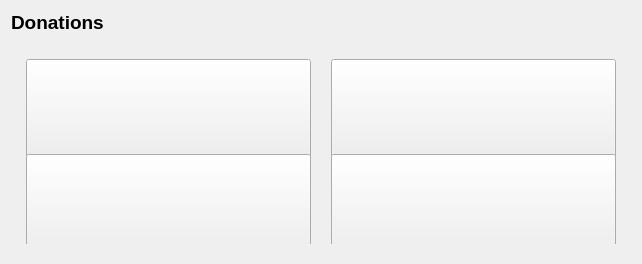
         <widget class="QWidget" name="donations_scrollArea">
          <property name="geometry">
           <rect>
            <x>0</x>
            <y>0</y>
            <width>642</width>
            <height>264</height>
           </rect>
          </property>
          <layout class="QVBoxLayout" name="verticalLayout_30">
           <item>
            <layout class="QHBoxLayout" name="horizontalLayout_20">
             <property name="spacing">
              <number>0</number>
             </property>
             <item>
              <spacer name="horizontalSpacer_31">
               <property name="orientation">
                <enum>Qt::Horizontal</enum>
               </property>
               <property name="sizeType">
                <enum>QSizePolicy::Expanding</enum>
               </property>
               <property name="sizeHint" stdset="0">
                <size>
                 <width>40</width>
                 <height>20</height>
                </size>
               </property>
              </spacer>
             </item>
             <item>
              <layout class="QVBoxLayout" name="container_donations">
               <property name="spacing">
                <number>10</number>
               </property>
               <property name="topMargin">
                <number>0</number>
               </property>
               <item>
                <widget class="QLabel" name="title_donations">
                 <property name="font">
                  <font>
                   <pointsize>14</pointsize>
                   <bold>true</bold>
                  </font>
                 </property>
                 <property name="text">
                  <string>Donations</string>
                 </property>
                </widget>
               </item>
               <item>
                <widget class="QFrame" name="frame_donations">
                 <property name="minimumSize">
                  <size>
                   <width>620</width>
                   <height>200</height>
                  </size>
                 </property>
                 <property name="maximumSize">
                  <size>
                   <width>620</width>
                   <height>16777215</height>
                  </size>
                 </property>
                 <property name="frameShape">
                  <enum>QFrame::NoFrame</enum>
                 </property>
                 <property name="frameShadow">
                  <enum>QFrame::Raised</enum>
                 </property>
                 <layout class="QVBoxLayout" name="verticalLayout_11">
                  <property name="spacing">
                   <number>15</number>
                  </property>
                  <property name="leftMargin">
                   <number>15</number>
                  </property>
                  <property name="topMargin">
                   <number>15</number>
                  </property>
                  <property name="rightMargin">
                   <number>15</number>
                  </property>
                  <property name="bottomMargin">
                   <number>15</number>
                  </property>
                  <item>
                   <layout class="QGridLayout" name="gridLayout_2">
                    <property name="spacing">
                     <number>20</number>
                    </property>
                    <item row="0" column="1">
                     <widget class="QPushButton" name="btn_kofi">
                      <property name="minimumSize">
                       <size>
                        <width>0</width>
                        <height>100</height>
                       </size>
                      </property>
                      <property name="cursor">
                       <cursorShape>PointingHandCursor</cursorShape>
                      </property>
                      <property name="text">
                       <string/>
                      </property>
                     </widget>
                    </item>
                    <item row="0" column="0">
                     <widget class="QPushButton" name="btn_paypal">
                      <property name="minimumSize">
                       <size>
                        <width>0</width>
                        <height>100</height>
                       </size>
                      </property>
                      <property name="maximumSize">
                       <size>
                        <width>16777215</width>
                        <height>16777215</height>
                       </size>
                      </property>
                      <property name="cursor">
                       <cursorShape>PointingHandCursor</cursorShape>
                      </property>
                      <property name="text">
                       <string/>
                      </property>
                      <property name="flat">
                       <bool>false</bool>
                      </property>
                     </widget>
                    </item>
                    <item row="1" column="0">
                     <widget class="QPushButton" name="btn_pix">
                      <property name="minimumSize">
                       <size>
                        <width>0</width>
                        <height>100</height>
                       </size>
                      </property>
                      <property name="cursor">
                       <cursorShape>PointingHandCursor</cursorShape>
                      </property>
                      <property name="text">
                       <string/>
                      </property>
                      <property name="flat">
                       <bool>false</bool>
                      </property>
                     </widget>
                    </item>
                    <item row="1" column="1">
                     <widget class="QPushButton" name="btn_gitSponor">
                      <property name="minimumSize">
                       <size>
                        <width>0</width>
                        <height>100</height>
                       </size>
                      </property>
                      <property name="cursor">
                       <cursorShape>PointingHandCursor</cursorShape>
                      </property>
                      <property name="text">
                       <string/>
                      </property>
                     </widget>
                    </item>
                   </layout>
                  </item>
                 </layout>
                </widget>
               </item>
              </layout>
             </item>
             <item>
              <spacer name="horizontalSpacer_34">
               <property name="orientation">
                <enum>Qt::Horizontal</enum>
               </property>
               <property name="sizeType">
                <enum>QSizePolicy::Expanding</enum>
               </property>
               <property name="sizeHint" stdset="0">
                <size>
                 <width>40</width>
                 <height>20</height>
                </size>
               </property>
              </spacer>
             </item>
            </layout>
           </item>
           <item>
            <spacer name="verticalSpacer_6">
             <property name="orientation">
              <enum>Qt::Vertical</enum>
             </property>
             <property name="sizeHint" stdset="0">
              <size>
               <width>20</width>
               <height>181</height>
              </size>
             </property>
            </spacer>
           </item>
          </layout>
         </widget>
